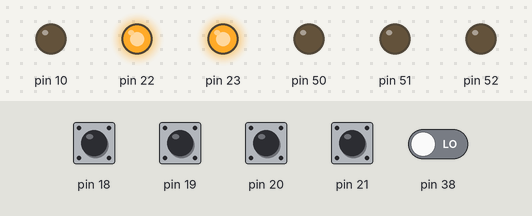
Bench run of a sketch on a simulated Arduino Mega 2560, built with avr-gcc and run on an emulated ATmega2560. Shown: output pins drawn as LEDs (lit = HIGH). Inputs (shaded band) come from the test bench; at power-on: pin 18–21 HIGH, pin 38 LOW. Random numbers use the default seed unless the sketch sets one.

Above: at 1.2 s.
1.3 s: pin 18 pulled LOW for 0.15 s
At 1.37 s:
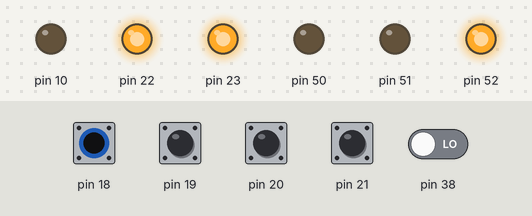
2.9 s: pin 21 pulled LOW for 0.15 s
At 2.97 s:
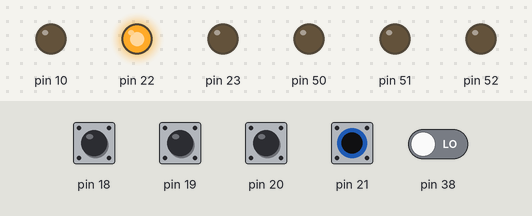
4.5 s: pin 21 pulled LOW for 3.2 s
At 8.5 s:
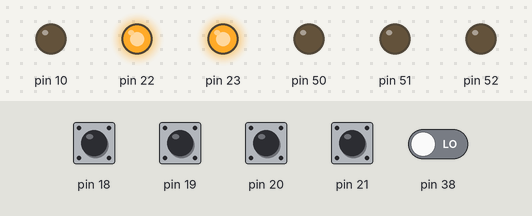
9.2 s: pin 18 driven LOW and pin 21 driven LOW
At 9.7 s:
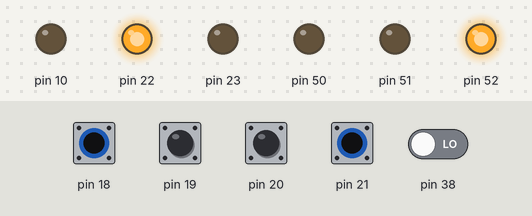
10.7 s: pin 20 pulled LOW for 0.15 s
At 12.2 s:
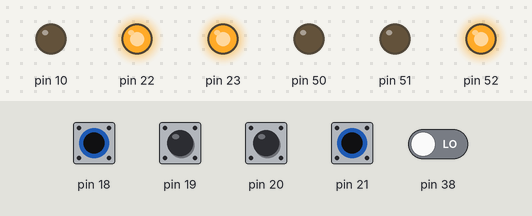
Timing chart, 0 to 13.4 s (numbered marks = the images above; inputs shaded):
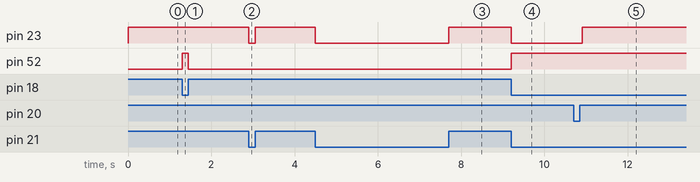

The sketch:

code.ino
```cpp
#include <avr/interrupt.h>
#include <avr/sleep.h>
#include <avr/power.h>

// buttons
const uint16_t button_CZl = 1 << 0; //D0
const uint16_t button_H   = 1 << 2; //D2
const uint16_t button_Z   = 1 << 3; //D3
const uint16_t button_P   = 1 << 4; //D4
const uint16_t button_CZr = 1 << 5; //D5
const uint16_t button_M   = 1 << 6; //D6

// all buttons - useful variable to have
const uint16_t all_buttons = button_CZl | button_H | button_Z | button_P | button_CZr | button_M;

// LEDs
// 1 at bit 8 to indicate register B.
const uint16_t LED_zero = 1 << 4 | 1 << 8; //B4
const uint16_t LED_one  = 1 << 3 | 1 << 8; //B3
const uint16_t LED_two  = 1 << 2 | 1 << 8; //B2
const uint16_t LED_act  = 1 << 1 | 1 << 8; //B1


// jacks
// 1 at bit 9 to indicate register A.
const uint16_t TX_l = 1 << 1 | 1 << 9; // A1
const uint16_t RX_l = 1 << 1;      // D1
const uint16_t TX_r = 1 << 0 | 1 << 9; // A0
const uint16_t RX_r = 1 << 0 | 1 << 8; // B0


// Variables:
uint8_t internalState = 0;
uint8_t logicalState = 0;


void sleep()
{
  Write(LED_two, HIGH);
  delay(40);
  Write(LED_two, LOW);
  cli();
  set_sleep_mode(SLEEP_MODE_PWR_DOWN);
  power_all_disable ();
  sleep_enable();                //enable sleep mode, a safety pin
  sei();
  sleep_cpu();                  // go into sleep mode.
  // interrupt
  cli();
  sleep_disable();              //disable sleep mode
  power_all_enable();
  sei();
  Write(LED_one, HIGH);
  delay(40);
  Write(LED_one, LOW);
}


/* Function: Write
   ---------------------
   'pin':     pin number
   'is_high': HIGH or LOW
    Writes either HIGH or LOW on pin 'pin'.
*/
void Write(uint16_t pin, uint8_t is_high) {
  if (pin & (1 << 8)) { //1 at bit 8 -> register B
    if (is_high) PORTB |= (pin & ~(1 << 8));
    else PORTB &= ~(pin & ~(1 << 8));
  }
  else if (pin & (1 << 9)) { //1 at bit 9 -> register A
    if (is_high) PORTA |= (pin & ~(1 << 9));
    else PORTA &= ~(pin & ~(1 << 9));
  }
  else {
    if (is_high) PORTD |= pin;
    else PORTD &= ~pin;
  }
}


/* Function: Read
   ---------------------
   'pin':     pin number
    reads pin state HIGH or LOW
*/
uint8_t Read(uint16_t pin) {
  if (pin & (1 << 8)) { //read register B
    if (PINB & (pin & ~(1 << 8))) return HIGH;
    return LOW;
  }
  else { // read register D (no input on register A)
    if (PIND & pin) return HIGH;
    return LOW;
  }
}


/* Function: M_down
   ---------------------
   Measure button pressed
*/
void M_down() {
  // randomize internal state
  internalState = random(0, 2);
  // turn LED on:
  if (logicalState == 1) {
    Write(LED_one, HIGH);
  }
  else if (logicalState == 2) {
    Write(LED_two, HIGH);
  }
  else {
    Write(LED_zero, HIGH);
  }
}

/* Function: M_up
   ---------------------
   Measure button not pressed
*/
void M_up() {
  Write(LED_zero | LED_one | LED_two | LED_act , LOW);
  // only works because all LEDs are on the same register.
}

/* Function: H_down
   ---------------------
   Hadamard button pressed
*/
void H_down() {
  int8_t dummy = internalState;
  internalState = logicalState;
  logicalState = dummy;
}

/* Function: H_up
   ---------------------
   Hadamard button not pressed
*/
void H_up() {
  // Do nothing
}

/* Function: Z_down
   ---------------------
   Z button pressed
*/
void Z_down() {
  internalState = (internalState + 1) % 2;
}

/* Function: Z_up
   ---------------------
   Z button not pressed
*/
void Z_up() {
  // Do nothing
}

/* Function: P_down
   ---------------------
   Phase button pressed
*/
void P_down() {
  internalState = (internalState + logicalState) % 2;
}

/* Function: P_up
   ---------------------
   Phase button not pressed
*/
void P_up() {
  // Do nothing
}

/* Function: CZ_down
   ---------------------
   'left': 1 or 0 for left or right CZ button
    CZ button pressed
*/
void CZ_down(uint8_t left) {
  //pin ID for left or right CZ
  uint16_t button_CZ =  (left ? button_CZl : button_CZr);
  uint16_t TX = (left ? TX_l : TX_r);
  uint16_t RX =  (left ? RX_l : RX_r);

  // set TX low
  Write(TX, LOW);

  // RX state high
  uint8_t RX_state = HIGH;
  // while CZ is pressed
  while (Read(button_CZ) == LOW) {
    RX_state = Read(RX);
    if (RX_state == HIGH) delay(10);
    else {
      Write(LED_act, HIGH);
      delay(100);
      Write(TX, logicalState == 0 ? HIGH : LOW);
      delay(50);
      RX_state = Read(RX);
      if (RX_state == LOW) internalState = (internalState + 1) % 2;
      delay(50);
      break;
    }
  }

  Write(TX, HIGH);
}

/* Function: CZ_up
   ---------------------
   'left': 1 or 0 for left or right CZ button
    CZ not pressed
*/
void CZ_up(uint8_t left) {
  Write(LED_act, LOW);
  if (left) Write(TX_l, HIGH);
  else Write(TX_r, HIGH);
}


void setup() {
  // initialize output on register A:
  DDRA |= (TX_l | TX_r) & ~(1 << 9);
  //DDRA |=00000111;  // All possible registers on A to output, to save battery.
  // initialize input on register A:
  // --
  // initialize output on register B:
  DDRB |= (LED_zero | LED_one | LED_two | LED_act) & ~(1 << 8);
  // initialize input on register B:
  DDRB &= ~(RX_r & ~(1 << 8));
  //DDRB = 11111111 & ~(RX_r & ~(1<<8)); // All except input pin to output.
  // initialize input on register D:
  DDRD &= ~(all_buttons | RX_l);

  // internal pullup resistors for buttons and RX on register D:
  PORTD |= (all_buttons | RX_l);
  // internal pullup resistors for RX on register B:
  PORTB |= (RX_r & ~(1 << 8));

  // set TX HIGH
  PORTA |= ((TX_l | TX_r) & ~(1 << 9));

  // initialize logical and internal state
  logicalState = 1;
  internalState = random(0, 2);


  /*
  // Pin change interrupt
  cli();                      // turn interrupts off while changing them.
  GIMSK |= (1<<PCIE2);            // enable Pin interrupt on register D (see datasheet)
  PCMSK2 |= all_buttons;      // use any button for interrupt.
  sei();                      // turn interrupts on.
  */
}


uint8_t old_button_state = all_buttons; // 0 on bit x iff button x pressed
uint8_t button_state = all_buttons;

void loop() {

  button_state = PIND & all_buttons; //read state of buttons from register D.


  // Check if there is any change
  if (button_state == old_button_state) {
    delay(50);
    return;
  }

  // Set activity LED
  if ((button_state & ~(button_CZl | button_CZr))   == (all_buttons & ~ (button_CZl | button_CZr))) Write(LED_act, LOW); //no button pressed
  else  Write(LED_act, HIGH);

  if ((button_state & button_M) != (old_button_state & button_M)) {
    if ((button_state & button_M) == LOW) M_down();
    else M_up();
  }
  if ((button_state & button_H) != (old_button_state & button_H)) {
    if ((button_state & button_H) == LOW) H_down();
    else H_up();
  }

  if ((button_state & button_Z) != (old_button_state & button_Z)) {
    if ((button_state & button_Z) == LOW) Z_down();
    else Z_up();
  }

  if ((button_state & button_P) != (old_button_state & button_P)) {
    if ((button_state & button_P) == LOW) P_down();
    else P_up();
  }

  if ((button_state & button_CZl) != (old_button_state & button_CZl)) {
    if ((button_state & button_CZl) == LOW) CZ_down(1);
    else CZ_up(1);
  }

  if ((button_state & button_CZr) != (old_button_state & button_CZr)) {
    if ((button_state & button_CZr) == LOW) CZ_down(0);
    else CZ_up(0);
  }


  // Delay a little bit to avoid bouncing
  delay(50);

  old_button_state = button_state;

  //sleep();
}
```

Measured:
- after the input at 1.3 s, pin 52: LOW → HIGH at once, → LOW 0.15 s later
- after the input at 2.9 s, pin 23: HIGH → LOW at once, → HIGH 0.15 s later
- after the input at 4.5 s, pin 23: HIGH → LOW at once, → HIGH 3.2 s later
- after the input at 9.2 s, pin 23: HIGH → LOW at once; pin 52: LOW → HIGH at once
- after the input at 10.7 s, pin 23: LOW → HIGH after 0.21 s
